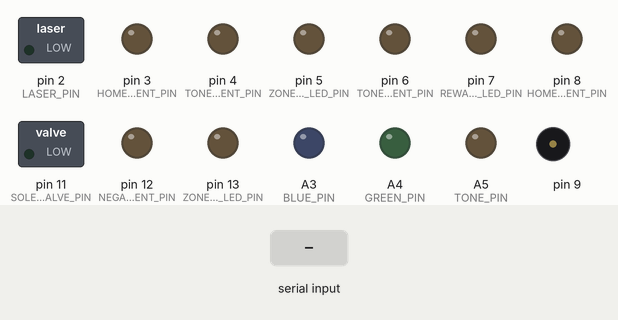
A sketch run on a simulated Arduino Uno, built with avr-gcc and run on an emulated ATmega328P. Parts: switched loads named in the sketch (green lamp = pin HIGH), output pins drawn as LEDs (lit = HIGH), buzzer (waves = sounding). The inputs (shaded band) are chosen by the test bench.

Above: at 1.2 s.
1.3 s: byte 1 (1) received over Serial
At 2.0 s:
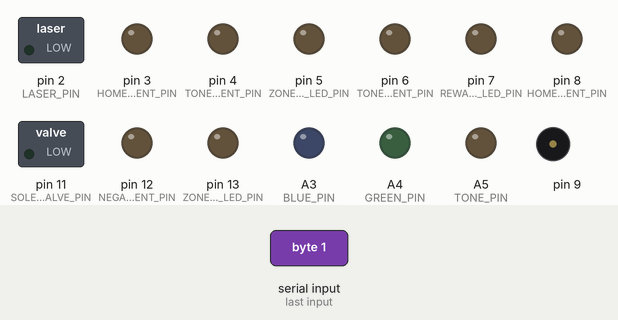
2.8 s: byte 3 (3) received over Serial
At 3.7 s:
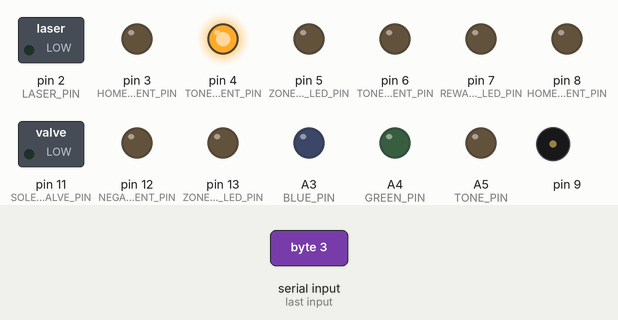
4.3 s: byte 2 (2) received over Serial
At 5.5 s:
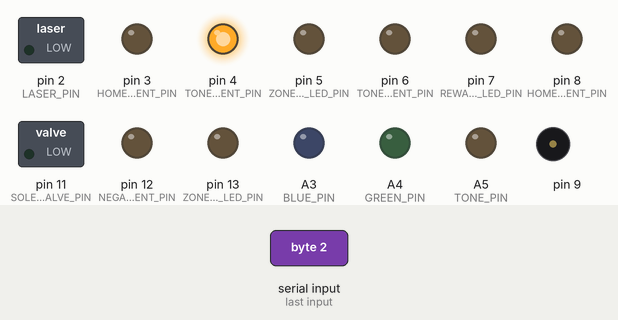
5.8 s: byte 5 (5) received over Serial
At 7.0 s:
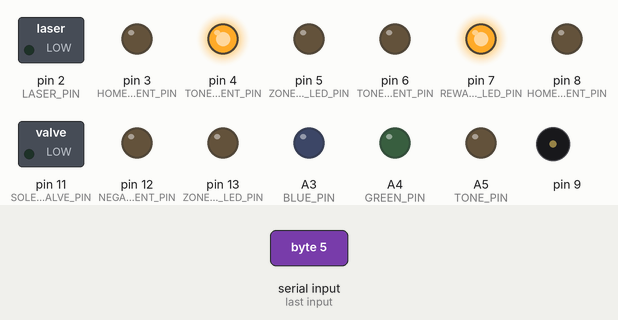
7.3 s: byte 4 (4) received over Serial
At 8.4 s:
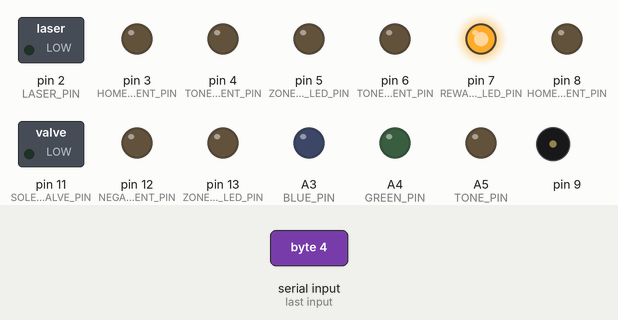
8.8 s: byte 7 (7) received over Serial
At 9.5 s:
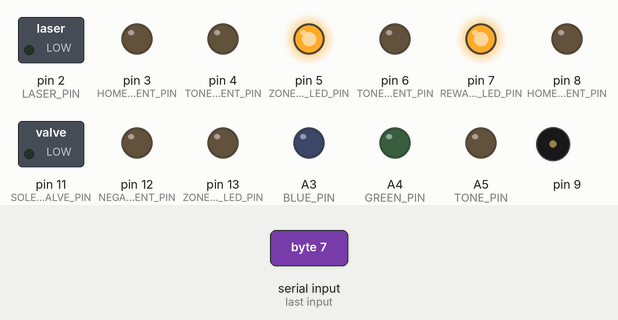
Timing chart, 0 to 11.3 s (numbered marks = the images above; inputs shaded):
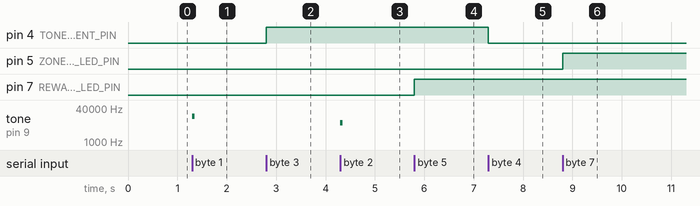

Measured:
- after the input at 1.3 s, tone on pin 9: silent → 16000 Hz at once, → silent 0.05 s later
- after the input at 2.8 s, pin 4 (TONE_IN_ALIGNMENT_PIN): LOW → HIGH at once
- after the input at 4.3 s, tone on pin 9: silent → 8000 Hz at once, → silent 0.05 s later
- after the input at 5.8 s, pin 7 (REWARD_LED_PIN): LOW → HIGH at once
- after the input at 7.3 s, pin 4 (TONE_IN_ALIGNMENT_PIN): HIGH → LOW at once
- after the input at 8.8 s, pin 5 (ZONE_IN_LED_PIN): LOW → HIGH at once

The sketch:

Arduino_coms_controller_leverTask.ino
```cpp
//
//Musical Lever Task - Arduino UNO (code used to read lever movements and deliver TTLs as used in Zempolich et al., 2026)
//
//Author: Grant W. Zempolich
//Last updated: 2023-01-16
//
//Description:
//Receives single-byte commands from a MATLAB GUI over serial
//and controls auditory feedback, indicator LEDs, alignment
//outputs, a laser output, and a solenoid valve.
//
//Communication:
//Baud rate: 57600
//Protocol: One command per byte; commands are numeric byte values,
//            not ASCII-encoded decimal strings.
//
//Dependencies:
//- Arduino AVR core
//- toneAC library
//- communication with MATLAB

#include <toneAC.h>

// Serial communication setup

const unsigned long SERIAL_BAUD_RATE = 57600;

// Primary task tones (Hz).
const unsigned int TONE_IN_HZ  = 16000;  // Input tone (tuningTone2)
const unsigned int TONE_OUT_HZ = 8000;   // Output tone (tuningTone4)

// Calibration / tuning tones (Hz).
const unsigned int TUNING_TONE_1_HZ = 2000;
const unsigned int TUNING_TONE_3_HZ = 24000;
const unsigned int TUNING_TONE_5_HZ = 12000;
const unsigned int TUNING_TONE_6_HZ = 4000;
const unsigned int TUNING_TONE_7_HZ = 20000;

// Tone playback settings.
const unsigned int TONE_DURATION_MS = 50;
const uint8_t TONE_VOLUME = 9;  // toneAC volume range: 1–10

// Hardware pin assignments

// Indicator outputs.
const uint8_t GREEN_PIN       = A4;
const uint8_t BLUE_PIN        = A3;
const uint8_t REWARD_LED_PIN  = 7;
const uint8_t ZONE_IN_LED_PIN = 5;
const uint8_t ZONE_OUT_LED_PIN = 13;

// The active tone implementation uses toneAC(), not built-in tone().
const uint8_t TONE_PIN = A5;

// Alignment outputs
const uint8_t TONE_IN_ALIGNMENT_PIN  = 4;
const uint8_t TONE_OUT_ALIGNMENT_PIN = 6;
const uint8_t HOME_IN_ALIGNMENT_PIN  = 3;
const uint8_t HOME_OUT_ALIGNMENT_PIN = 8;
const uint8_t NEGATIVE_PE_ALIGNMENT_PIN = 12;

// Other hardware outputs
const uint8_t LASER_PIN          = 2;
const uint8_t SOLENOID_VALVE_PIN = 11;

// Command protocol - integers that Arduino receives via serial com. from MATLAB and converts to TTLs

// Command | Action
// --------|--------------------------------------------------
//    1    | Play input tone (16,000 Hz)
//    2    | Play output tone (8,000 Hz)
//    3    | Set input-tone alignment HIGH
//    4    | Set input-tone alignment LOW
//    5    | Set reward LED HIGH
//    6    | Set reward LED LOW
//    7    | Set input-zone LED HIGH
//    8    | Set input-zone LED LOW
//   11    | Set laser output HIGH
//   12    | Set laser output LOW
//   13    | Set solenoid valve HIGH
//   14    | Set solenoid valve LOW
//   15    | Set output-zone LED HIGH
//   16    | Set output-zone LED LOW
//   19    | Set input-home alignment HIGH
//   20    | Set input-home alignment LOW
//   21    | Play tuning tone 1 (2,000 Hz)
//   22    | Play tuning tone 3 (24,000 Hz)
//   23    | Play tuning tone 5 (12,000 Hz)
//   24    | Play tuning tone 6 (4,000 Hz)
//   25    | Play tuning tone 7 (20,000 Hz)
//   26    | Set negative-PE alignment HIGH
//   27    | Set negative-PE alignment LOW
//   28    | Set output-home alignment HIGH
//   29    | Set output-home alignment LOW
//   30    | Pulse green output HIGH for 100 ms, then LOW
//   31    | Pulse blue output HIGH for 100 ms, then LOW
//   37    | Set output-tone alignment HIGH
//   38    | Set output-tone alignment LOW

// Initialization

void setup() {
  Serial.begin(SERIAL_BAUD_RATE);

  // Indicator outputs.
  pinMode(GREEN_PIN, OUTPUT);
  pinMode(BLUE_PIN, OUTPUT);
  pinMode(REWARD_LED_PIN, OUTPUT);
  pinMode(ZONE_IN_LED_PIN, OUTPUT);
  pinMode(ZONE_OUT_LED_PIN, OUTPUT);

  // Tone output pin retained for compatibility with the original sketch.
  pinMode(TONE_PIN, OUTPUT);

  // Alignment outputs
  pinMode(TONE_IN_ALIGNMENT_PIN, OUTPUT);
  pinMode(TONE_OUT_ALIGNMENT_PIN, OUTPUT);
  pinMode(HOME_IN_ALIGNMENT_PIN, OUTPUT);
  pinMode(HOME_OUT_ALIGNMENT_PIN, OUTPUT);
  pinMode(NEGATIVE_PE_ALIGNMENT_PIN, OUTPUT);

  // Other hardware outputs
  pinMode(LASER_PIN, OUTPUT);
  pinMode(SOLENOID_VALVE_PIN, OUTPUT);
}

// Serial command handling

void loop() {
  // Process all command bytes currently available in the serial buffer
  while (Serial.available() > 0) {
    const int command = Serial.read();

    // Serial.read() returns -1 if no byte is available
    if (command < 0) {
      continue;
    }

    switch (command) {

      // Primary task tones
      case 1:
        toneAC(TONE_IN_HZ, TONE_VOLUME, TONE_DURATION_MS);
        break;

      case 2:
        toneAC(TONE_OUT_HZ, TONE_VOLUME, TONE_DURATION_MS);
        break;

      // Input-tone alignment.
      case 3:
        digitalWrite(TONE_IN_ALIGNMENT_PIN, HIGH);
        break;

      case 4:
        digitalWrite(TONE_IN_ALIGNMENT_PIN, LOW);
        break;

      // Reward LED.
      case 5:
        digitalWrite(REWARD_LED_PIN, HIGH);
        break;

      case 6:
        digitalWrite(REWARD_LED_PIN, LOW);
        break;

      // Input-zone LED.
      case 7:
        digitalWrite(ZONE_IN_LED_PIN, HIGH);
        break;

      case 8:
        digitalWrite(ZONE_IN_LED_PIN, LOW);
        break;

      // Laser output.
      case 11:
        digitalWrite(LASER_PIN, HIGH);
        break;

      case 12:
        digitalWrite(LASER_PIN, LOW);
        break;

      // Solenoid valve.
      case 13:
        digitalWrite(SOLENOID_VALVE_PIN, HIGH);
        break;

      case 14:
        digitalWrite(SOLENOID_VALVE_PIN, LOW);
        break;

      // Output-zone LED.
      case 15:
        digitalWrite(ZONE_OUT_LED_PIN, HIGH);
        break;

      case 16:
        digitalWrite(ZONE_OUT_LED_PIN, LOW);
        break;

      // Input-home alignment.
      case 19:
        digitalWrite(HOME_IN_ALIGNMENT_PIN, HIGH);
        break;

      case 20:
        digitalWrite(HOME_IN_ALIGNMENT_PIN, LOW);
        break;

      // Calibration / tuning tones.
      case 21:
        toneAC(TUNING_TONE_1_HZ, TONE_VOLUME, TONE_DURATION_MS);
        break;

      case 22:
        toneAC(TUNING_TONE_3_HZ, TONE_VOLUME, TONE_DURATION_MS);
        break;

      case 23:
        toneAC(TUNING_TONE_5_HZ, TONE_VOLUME, TONE_DURATION_MS);
        break;

      case 24:
        toneAC(TUNING_TONE_6_HZ, TONE_VOLUME, TONE_DURATION_MS);
        break;

      case 25:
        toneAC(TUNING_TONE_7_HZ, TONE_VOLUME, TONE_DURATION_MS);
        break;

      // Negative-PE alignment.
      case 26:
        digitalWrite(NEGATIVE_PE_ALIGNMENT_PIN, HIGH);
        break;

      case 27:
        digitalWrite(NEGATIVE_PE_ALIGNMENT_PIN, LOW);
        break;

      // Output-home alignment.
      case 28:
        digitalWrite(HOME_OUT_ALIGNMENT_PIN, HIGH);
        break;

      case 29:
        digitalWrite(HOME_OUT_ALIGNMENT_PIN, LOW);
        break;

      // Green indicator pulse
      case 30:
        digitalWrite(GREEN_PIN, HIGH);
        delay(100);
        digitalWrite(GREEN_PIN, LOW);
        break;

      // Blue indicator pulse
      case 31:
        digitalWrite(BLUE_PIN, HIGH);
        delay(100);
        digitalWrite(BLUE_PIN, LOW);
        break;

      // Output-tone alignment
      case 37:
        digitalWrite(TONE_OUT_ALIGNMENT_PIN, HIGH);
        break;

      case 38:
        digitalWrite(TONE_OUT_ALIGNMENT_PIN, LOW);
        break;

      // Ignore unsupported or unrecognized command bytes.
      default:
        break;
    }
  }
}
```
